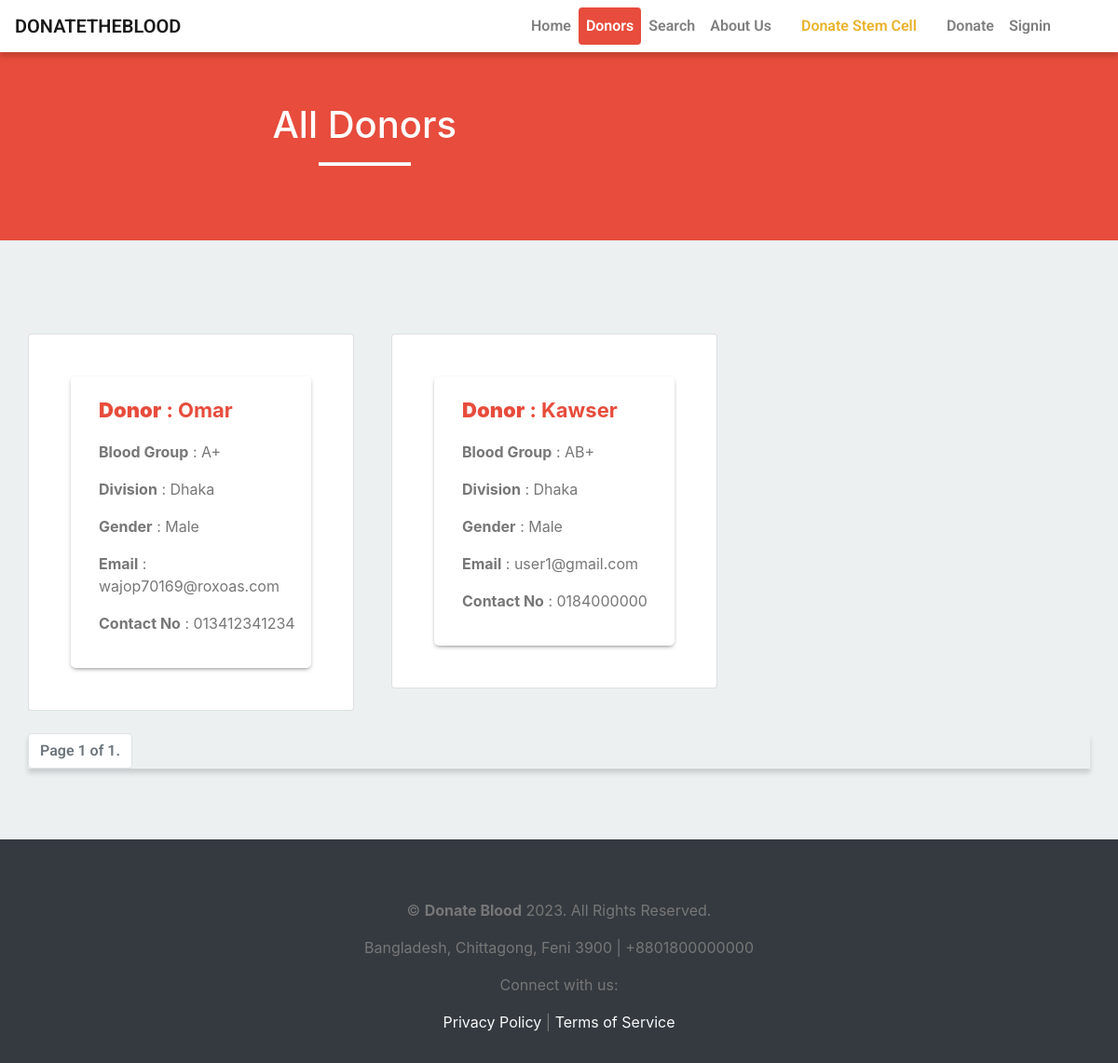
Screenshot of /donors/ with the database file from the repository.
### main/models.py (models this page shows, shortened)
class User(AbstractBaseUser, PermissionsMixin):
    email = models.EmailField(unique=True)
    username = models.CharField(
        max_length=30,
        unique=True,
        validators=[
            RegexValidator(
                regex="^[a-zA-Z0-9]+$",
                message="Username must only contain alphanumeric characters",
                code="invalid_username",
            )
        ],
    )
    first_name = models.CharField(max_length=30)
    last_name = models.CharField(max_length=30)
    phone_number = models.CharField(max_length=20)
    blood_group = models.CharField(max_length=5, choices=BloodGroupChoices.choices)
    country = models.CharField(max_length=50)
    city = models.CharField(max_length=50)
    division = models.CharField(max_length=50)
    date_of_birth = models.DateField(blank=True, null=True)
    gender = models.CharField(
        choices=GenderChoices.choices, max_length=20, blank=True, null=True
    )
    date_joined = models.DateTimeField(auto_now_add=True)
    updated_on = models.DateTimeField(auto_now=True)
    verification_token = models.UUIDField(blank=True, null=True)
    is_active = models.BooleanField(default=True)
    is_admin = models.BooleanField(default=False)
    is_staff = models.BooleanField(default=False)
    is_superuser = models.BooleanField(default=False)
    USERNAME_FIELD = "email"
    REQUIRED_FIELDS = ["username"]
    objects = UserManager()
    class Meta:
        db_table = f"{settings.DB_PREFIX}user"

### main/views.py (the view)
# urls.py: path('donors/', views.DonorsListView.as_view(), name="all_donors"),
class DonorsListView(ListView):
    template_name = "main/all_donors.html"
    queryset = User.objects.filter(is_admin=False, is_active=True).order_by("id")
    context_object_name = "donors"
    paginate_by = 10

### main/templates/main/all_donors.html (shortened to what this page needs)
{% extends "main/base.html" %}
{% block content %}
<div class="container-fluid red-background size">
	<div class="row">
		<div class="ccol-md-6 offset-md-3">
			<h1 class="text-center">All Donors</h1>
			<hr class="white-bar">
			<br>
		</div>
	</div>
</div>
<div class="container" style="padding: 60px 0 60px 0;">
	<div class="row">
		{% if donors %}
		{% for donor in donors %}
		  <div class="col-md-4">
			<div class="card mb-4 box-shadow">
			  <div class="card-body donors_data">
				<p class="name"><strong>Donor</strong> : {{ donor.first_name }}</p>
				<p><strong>Blood Group</strong> : {{ donor.blood_group }}</p>
				<p><strong>Division</strong> : {{ donor.division }}</p>
				<p><strong>Gender</strong> : {{ donor.gender|capfirst }}</p>
				<p><strong>Email</strong> : {{ donor.email }}</p>
				<p><strong>Contact No</strong> : {{ donor.phone_number }}</p>
			  </div>
			</div>
		  </div>
		{% endfor %}
		{% else %}
		<div class="col-md-12">
			<div class="alert alert-warning" role="alert">
			  No results found.
			</div>
		  </div>
		{% endif %}
	  </div>
	  <nav aria-label="Page navigation">
		<ul class="pagination">
		  <li class="page-item disabled">
			<span class="page-link">
			  Page {{ page_obj.number }} of {{ page_obj.paginator.num_pages }}.
			</span>
		  </li>
		</ul>
	  </nav>
	</div>
{% endblock content %}

### main/templates/main/base.html (shortened to what this page needs)
<!doctype html>
{% load static %}
<html lang="en">
<head>
  <link rel="stylesheet" href="{% static 'main/css/styles.css' %}">
  <link rel="stylesheet" href="{% static 'main/css/bootstrap.min.css' %}">
  <link rel="stylesheet" href="{% static 'main/css/custom.css' %}">
</head>
<body>
  {% include "main/navbar.html" %}
  {% block content %}
  {% endblock content %}
</body>
<footer class="bg-dark text-light text-center py-3">
  <div class="container mt-5">
    <p>&copy; <strong>Donate Blood</strong> 2023. All Rights Reserved.</p>
    <p>Bangladesh, Chittagong, Feni 3900 | +8801800000000</p>
    <p>Connect with us: <a href="#"></a> <a href="#"></a>
    </p>
    <p><a class="text-light" href="#">Privacy Policy</a> | <a class="text-light" href="#">Terms of Service</a></p>
  </div>
</footer>
</html>

### main/templates/main/navbar.html (shortened to what this page needs)
<nav id="mainNav" class="navbar fixed-top navbar-default navbar-expand-lg navbar-light bg-light">
  <a class="navbar-brand" href="{% url "index" %}">DONATETHEBLOOD</a>
  <div class="collapse navbar-collapse" id="navbarTogglerDemo02">
    <ul class="navbar-nav form-inline my-2 my-lg-0 mr-5">
      <li class="nav-item">
        <a class="nav-link" href="/">Home</a>
      </li>
      <li class="nav-item">
        <a class="nav-link" href="{% url 'all_donors' %}">Donors</a>
      </li>
      <li class="nav-item">
        <a class="nav-link" href="{% url "search" %}">Search</a>
      </li>
      <li class="nav-item">
        <a class="nav-link" href="{% url "about" %}">About Us</a>
      </li>
      <li class="st-link">
        <a class="st-link mx-4" href="{% url "stem_cell_eligible" %}" >Donate Stem Cell</a>
      </li>
      {% if not user.is_authenticated %}
      <li class="nav-item">
        <a class="nav-link" href="{% url "signup" %}">Donate</a>
      </li>
      <li class="nav-item">
        <a class="nav-link" href="{% url "signin" %}">Signin</a>
      </li>
      {% endif %}
    </ul>
  </div>
</nav>

### main/static/main/css/styles.css (style rules this page uses)
body { background: #f1f4f7; padding-top: 50px; color: #5f6468; font-family: "Roboto", sans-serif; }
p { color: #777; }
a, a:hover, a:focus { color: #e74c3c; }
h1, h2, h3, h4, h5, h6 { color: #5f6468; }
h1 { font-weight: 300; font-size: 40px; }
.navbar-nav .active { background-color: #e74c3c; color: rgb(255, 255, 255) !important; border-radius: 4px; }
.st-link { color: #e9b22a !important; }

### main/static/main/css/custom.css (style rules this page uses)
.navbar-brand, .nav-link { color: #e74c3c; }
.navbar-default { background-color: white !important; border-color: rgba(34, 34, 34, 0.05); font-family: 'Roboto', 'Helvetica Neue', Arial, sans-serif; -webkit-transition: all 0.35s; -moz-transition: all 0.35s; transition: all 0.35s; }
@media (min-width: 768px) { .navbar-default { background-color: white !important; border-color: rgba(255, 255, 255, 0.3); } }
nav { -webkit-box-shadow: 0px 5px 5px 0px rgba(0,0,0,0.14); -moz-box-shadow: 0px 5px 5px 0px rgba(0,0,0,0.14); box-shadow: 0px 5px 5px 0px rgba(0,0,0,0.14); font-family: 'Roboto', sans-serif; font-weight: 600; }
body { background-color: #ecf0f1; width: 100%; overflow-x: hidden; }
.white-bar { height: 3px; width: 50%; color: white; background-color: white; }
.red-background { background-color: #e74c3c; min-height: 460px; height: auto; padding: 10px }
.card { width: 350px; padding: 20px; margin-top: 40px; margin-bottom: 40px; }

### main/templates/main/all_donors.html (style rules this page uses)
.size { min-height: 0px; padding: 60px 0 40px 0; }
h1 { color: white; }
span { display: block; }
.name { color: #e74c3c; font-size: 22px; font-weight: 700; }
.donors_data { background-color: white; border-radius: 5px; margin: 25px; -webkit-box-shadow: 0px 2px 5px -2px rgba(89, 89, 89, 0.95); -moz-box-shadow: 0px 2px 5px -2px rgba(89, 89, 89, 0.95); box-shadow: 0px 2px 5px -2px rgba(89, 89, 89, 0.95); padding: 20px 10px 20px 30px; }

### rows the page displays
User: first_name "Omar", blood_group "A+", division "Dhaka", gender "Male", email "wajop70169@roxoas.com", phone_number "013412341234"
User: first_name "Kawser", blood_group "AB+", division "Dhaka", gender "Male", email "user1@gmail.com", phone_number "0184000000"

### other values shown
{{ page_obj.number }} "1"
{{ page_obj.paginator.num_pages }} "1"
